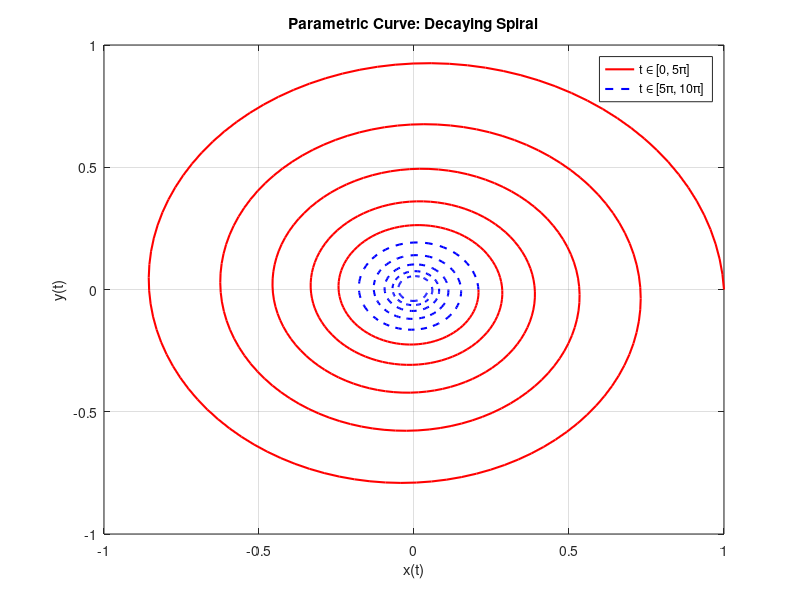
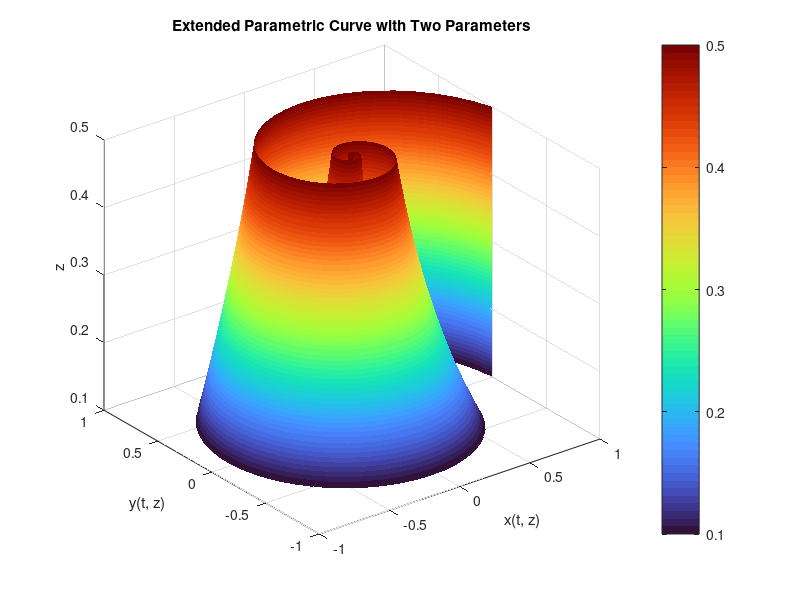
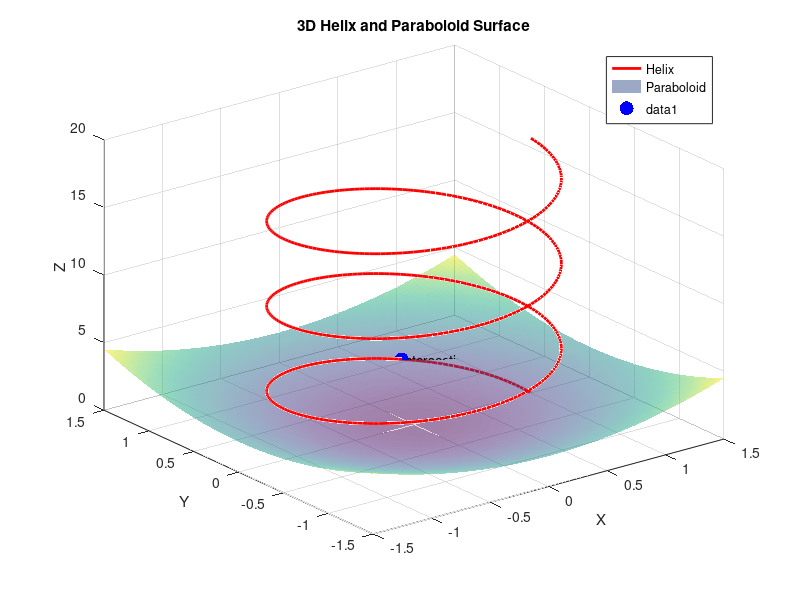
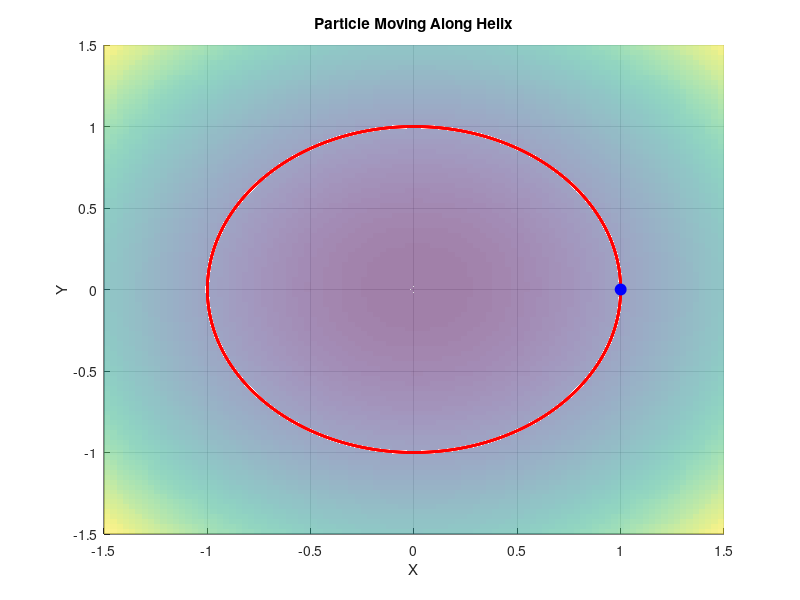

These charts were generated, in order, by the following MATLAB code: (Note: this script raises an error after producing the figures.)
%% Problem 1: Curve Plotting and Parametrization

% Part 1: Mathematical Justification
% The parametric curve represents a spiral that decays exponentially
% because the exponential term (e^(-0.1t)) reduces the amplitude of the 
% cosine and sine functions as t increases.

%% Part 2: Plotting the Curve
% Define the parametric equations and time intervals
t1 = linspace(0, 5*pi, 500); % Interval [0, 5*pi]
t2 = linspace(5*pi, 10*pi, 500); % Interval [5*pi, 10*pi]

x1 = exp(-0.1 * t1) .* cos(2 * t1);
y1 = exp(-0.1 * t1) .* sin(2 * t1);
x2 = exp(-0.1 * t2) .* cos(2 * t2);
y2 = exp(-0.1 * t2) .* sin(2 * t2);

% Plot the curve using different line styles
figure; % Create a new figure
plot(x1, y1, 'r-', 'LineWidth', 1.5); hold on; % Red line for [0, 5*pi]
plot(x2, y2, 'b--', 'LineWidth', 1.5); % Blue dashed line for [5*pi, 10*pi]
xlabel('x(t)');
ylabel('y(t)');
title('Parametric Curve: Decaying Spiral');
legend('t \in [0, 5\pi]', 't \in [5\pi, 10\pi]');
grid on;

%% Part 3: Compute Arc Length Numerically
% Arc length formula: L = integral(sqrt((dx/dt)^2 + (dy/dt)^2)) over t
dx = @(t) -0.1 * exp(-0.1 * t) .* cos(2 * t) - 2 * exp(-0.1 * t) .* sin(2 * t);
dy = @(t) -0.1 * exp(-0.1 * t) .* sin(2 * t) + 2 * exp(-0.1 * t) .* cos(2 * t);
integrand = @(t) sqrt(dx(t).^2 + dy(t).^2);

% Compute the arc length using MATLAB's integral function
arc_length = integral(integrand, 0, 10*pi);
fprintf('The arc length of the curve is approximately %.4f units.\n', arc_length);

%% Part 4: Extend the Mapping to Two Parameters
% Introduce a new parameter z in the exponential function
t = linspace(0, 10*pi, 500); % Reuse the full interval
z = linspace(0.1, 0.5, 200); % Define a new parameter z
[T, Z] = meshgrid(t, z); % Create mesh grid of t and z

% Evaluate parametric equations over the grid
X = exp(-Z .* T) .* cos(2 * T);
Y = exp(-Z .* T) .* sin(2 * T);

% 3D plot of the extended curve
figure; % Create a new figure for the 3D plot
surf(X, Y, Z, 'EdgeColor', 'none'); % Smooth surface without edges
xlabel('x(t, z)');
ylabel('y(t, z)');
zlabel('z');
title('Extended Parametric Curve with Two Parameters');
colormap turbo; % Optional: change color map
colorbar;
grid on;
%% Problem 2

% Part 1: Find the intersection points analytically
% The helix is defined as:
% x(t) = cos(t), y(t) = sin(t), z(t) = t, t ∈ [0, 6π]
% The paraboloid surface is defined as:
% z = x^2 + y^2

% Substituting the helix equations into the paraboloid:
% z = cos(t)^2 + sin(t)^2
% Using the trigonometric identity: cos(t)^2 + sin(t)^2 = 1
% z = 1
% Therefore, the intersection occurs when z = 1, which means t = 1.

% The intersection points on the helix:
t_intersection = 1; % Parameter value where the intersection occurs
x_intersection = cos(t_intersection);
y_intersection = sin(t_intersection);
z_intersection = t_intersection;

% Part 2: Plot the helix and overlay the paraboloid

% Define the helix parameters
t = linspace(0, 6*pi, 500); % Parameter t from 0 to 6π
x_helix = cos(t);
y_helix = sin(t);
z_helix = t;

% Define the paraboloid surface using meshgrid
[X, Y] = meshgrid(linspace(-1.5, 1.5, 100));
Z = X.^2 + Y.^2;

% Plot the helix and paraboloid
figure;
plot3(x_helix, y_helix, z_helix, 'r-', 'LineWidth', 2); % Helix in red
hold on;
surf(X, Y, Z, 'EdgeColor', 'none', 'FaceAlpha', 0.5); % Paraboloid with transparency
xlabel('X');
ylabel('Y');
zlabel('Z');
title('3D Helix and Paraboloid Surface');
legend('Helix', 'Paraboloid');
grid on;

% Part 3: Mark the intersection points
scatter3(x_intersection, y_intersection, z_intersection, 100, 'b', 'filled'); % Mark the point
text(x_intersection, y_intersection, z_intersection, 'Intersection', 'HorizontalAlignment', 'left');

% Part 4: Animate the helix moving along its curve
% Create an animation of a particle moving along the helix
figure;
hold on;
plot3(x_helix, y_helix, z_helix, 'r-', 'LineWidth', 2); % Helix
surf(X, Y, Z, 'EdgeColor', 'none', 'FaceAlpha', 0.5); % Paraboloid
particle = plot3(0, 0, 0, 'bo', 'MarkerSize', 8, 'MarkerFaceColor', 'blue');
xlabel('X');
ylabel('Y');
zlabel('Z');
title('Particle Moving Along Helix');
grid on;

% Animate the particle
for i = 1:length(t)
    set(particle, 'XData', x_helix(i), 'YData', y_helix(i), 'ZData', z_helix(i));
    pause(0.01);
end

% Part 5: Animate a particle on the paraboloid surface
% Define a particle's movement on the paraboloid
t_particle = linspace(0, 2*pi, 500); % Angle for circular motion
r_particle = 1; % Radius of motion
x_particle = r_particle * cos(t_particle);
y_particle = r_particle * sin(t_particle);
z_particle = x_particle.^2 + y_particle.^2;

figure;
hold on;
surf(X, Y, Z, 'EdgeColor', 'none', 'FaceAlpha', 0.5); % Paraboloid
particle_surface = plot3(0, 0, 0, 'ro', 'MarkerSize', 8, 'MarkerFaceColor', 'red');
xlabel('X');
ylabel('Y');
zlabel('Z');
title('Particle Moving on Paraboloid Surface');
grid on;

% Animate the particle
for i = 1:length(t_particle)
    set(particle_surface, 'XData', x_particle(i), 'YData', y_particle(i), 'ZData', z_particle(i));
    pause(0.01);
end

%% Problem 3: Fields and Flow Visualization

% Part 1: Compute the divergence and curl of the 2D vector field
% The 2D vector field is F(x, y) = (-y, x)
syms x y
F = [-y, x]; % Vector field

% Compute divergence: div(F) = ∂F1/∂x + ∂F2/∂y
div_F = divergence(F, [x, y]);
fprintf('Divergence of the field F(x, y): %s\n', div_F);

% Compute curl: curl(F) = ∂F2/∂x - ∂F1/∂y (in 2D)
curl_F = curl([F, 0], [x, y, 0]); % Extend to 3D for curl computation
fprintf('Curl of the field F(x, y): %s\n', curl_F(3));

% Part 2: Use meshgrid and quiver to plot the vector field
% Define the grid for x and y
[x_grid, y_grid] = meshgrid(-3:0.25:3, -3:0.25:3);

% Evaluate the components of the vector field
Fx = -y_grid; % F1 component
Fy = x_grid;  % F2 component

% Plot the vector field using quiver
figure;
quiver(x_grid, y_grid, Fx, Fy, 'b');
xlabel('x');
ylabel('y');
title('2D Vector Field F(x, y) = (-y, x)');
axis equal;
grid on;

% Part 3: Overlay streamlines using plot
% Define starting points for streamlines
startX = -3:0.5:3; % x-coordinates of starting points
startY = -3 * ones(size(startX)); % y-coordinates of starting points

% Plot the streamlines
hold on;
streamline(x_grid, y_grid, Fx, Fy, startX, startY);
legend('Vector Field', 'Streamlines');

% Part 4: Extend the problem to 3D
% Define a 3D vector field F(x, y, z)
syms z
F3D = [-y, x, z]; % Vector field in 3D
fprintf('3D Vector Field: F(x, y, z) = %s\n', F3D);

% Define the grid for x, y, and z
[x3D, y3D, z3D] = meshgrid(-3:1:3, -3:1:3, -3:1:3);

% Evaluate the components of the 3D vector field
Fx3D = -y3D;
Fy3D = x3D;
Fz3D = z3D;

% 3D quiver plot of the vector field
figure;
quiver3(x3D, y3D, z3D, Fx3D, Fy3D, Fz3D, 'r');
xlabel('x');
ylabel('y');
zlabel('z');
title('3D Vector Field F(x, y, z) = (-y, x, z)');
grid on;

% Part 5: Draw divergence of the 2D vector field
% Compute the divergence numerically
div_F_numeric = Fx ./ x_grid + Fy ./ y_grid;

% Plot the divergence as a scalar field
figure;
contourf(x_grid, y_grid, div_F_numeric, 20, 'LineColor', 'none');
colorbar;
xlabel('x');
ylabel('y');
title('Divergence of the 2D Vector Field');
grid on;

% Part 6: Annotate vector fields in terms of unit vectors (manual)
% This part requires you to write the vector fields manually on paper in 
% terms of unit vectors i, j, k for 2D and 3D cases.